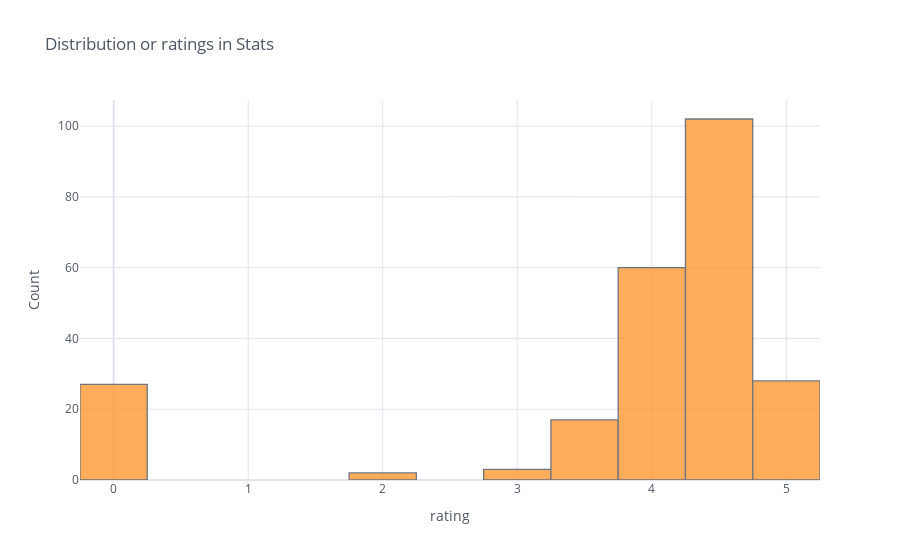

Notebook cell for this chart:
### Code cell
#plotting the ratings groupbied by topic "Statistics"
Stat_R_Udemy["Stats_rating"].iplot(kind="histogram", bins=20, theme="white", 
                          title="Distribution or ratings in Stats",xTitle='rating', yTitle='Count')

### Figure 1 — Plotly figure (JSON) as saved in the notebook; plotly's stock layout.template omitted (floating-point values rounded to 4 significant figures; data arrays with more than 128 entries replaced by an {"elided": "..."} marker saying what was removed)
{"data": [{"histfunc": "count", "histnorm": "", "marker": {"color": "rgba(255, 153, 51, 1.0)", "line": {"color": "#4D5663", "width": 1.3}}, "name": "Stats_rating", "nbinsx": 20, "opacity": 0.8, "orientation": "v", "type": "histogram", "x": {"elided": "249 float values"}}], "layout": {"barmode": "overlay", "legend": {"bgcolor": "#FFFFFF", "font": {"color": "#4D5663"}}, "paper_bgcolor": "#FFFFFF", "plot_bgcolor": "#FFFFFF", "title": {"font": {"color": "#4D5663"}, "text": "Distribution or ratings in Stats"}, "xaxis": {"gridcolor": "#E1E5ED", "showgrid": true, "tickfont": {"color": "#4D5663"}, "title": {"font": {"color": "#4D5663"}, "text": "rating"}, "zerolinecolor": "#E1E5ED"}, "yaxis": {"gridcolor": "#E1E5ED", "showgrid": true, "tickfont": {"color": "#4D5663"}, "title": {"font": {"color": "#4D5663"}, "text": "Count"}, "zerolinecolor": "#E1E5ED"}}}
